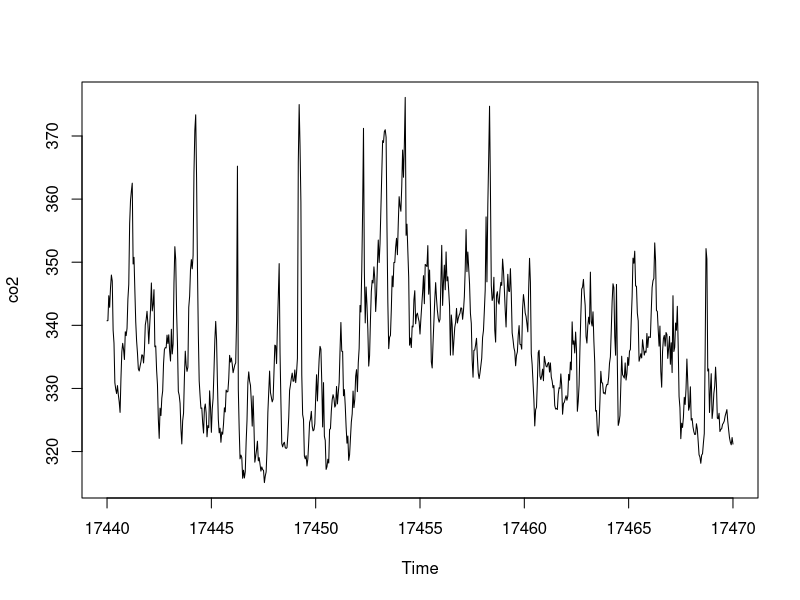
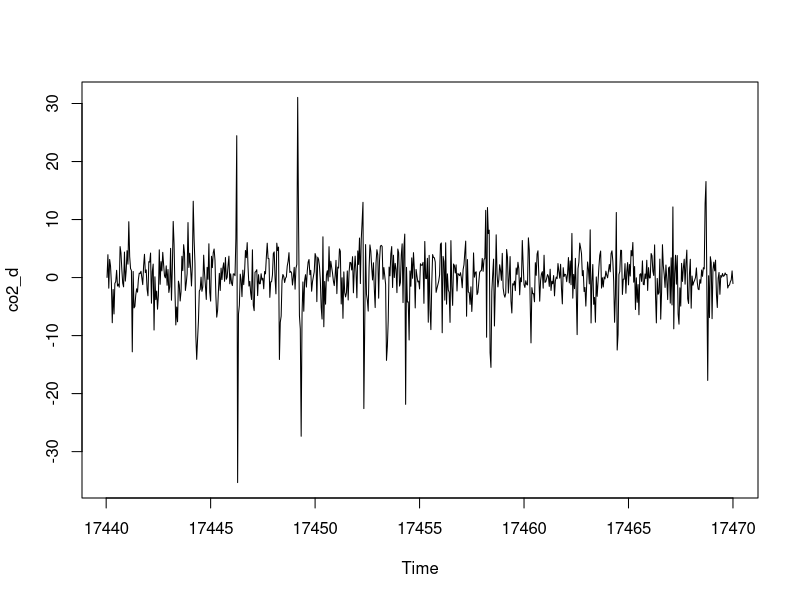
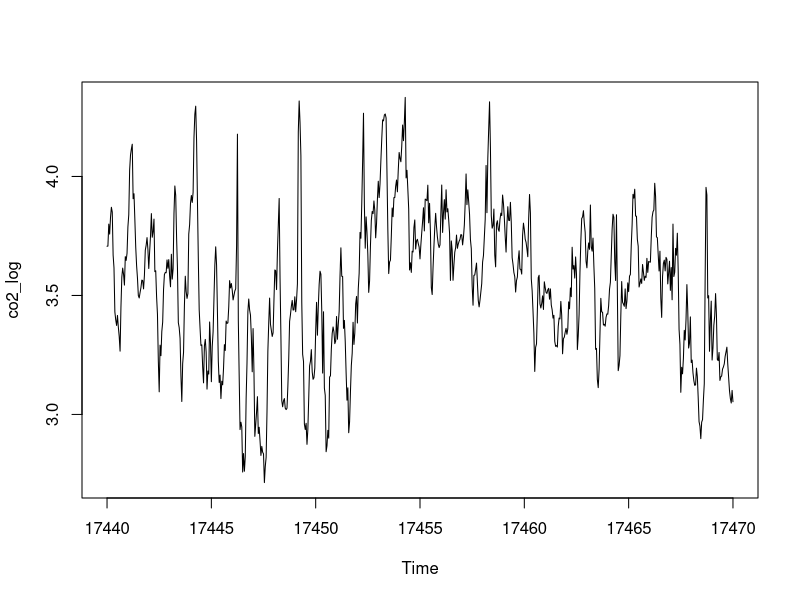
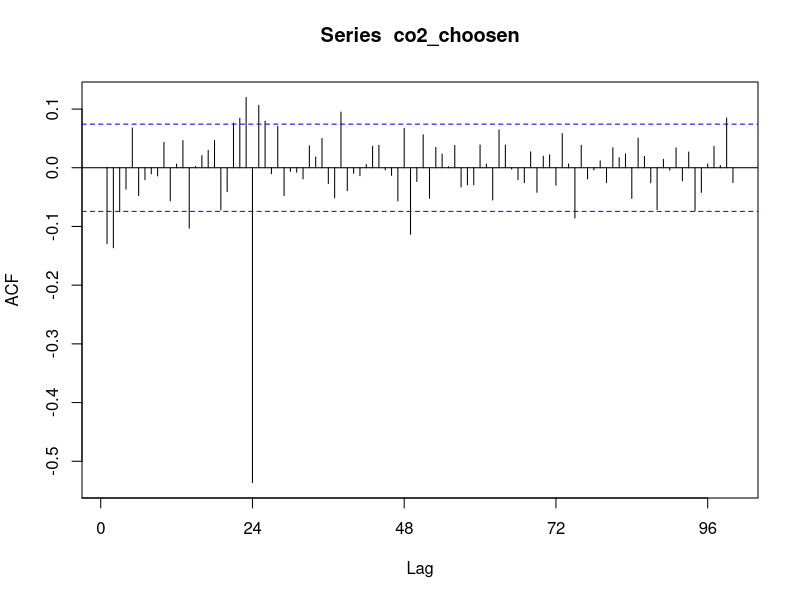
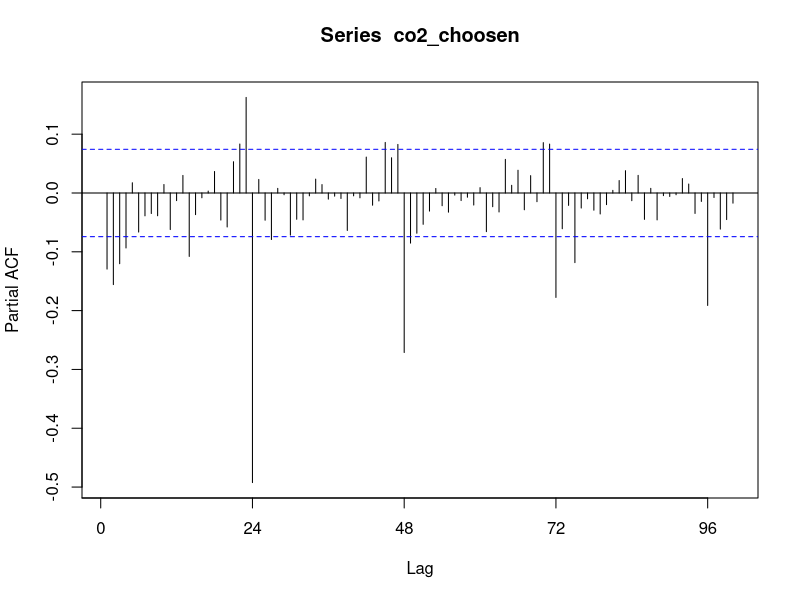
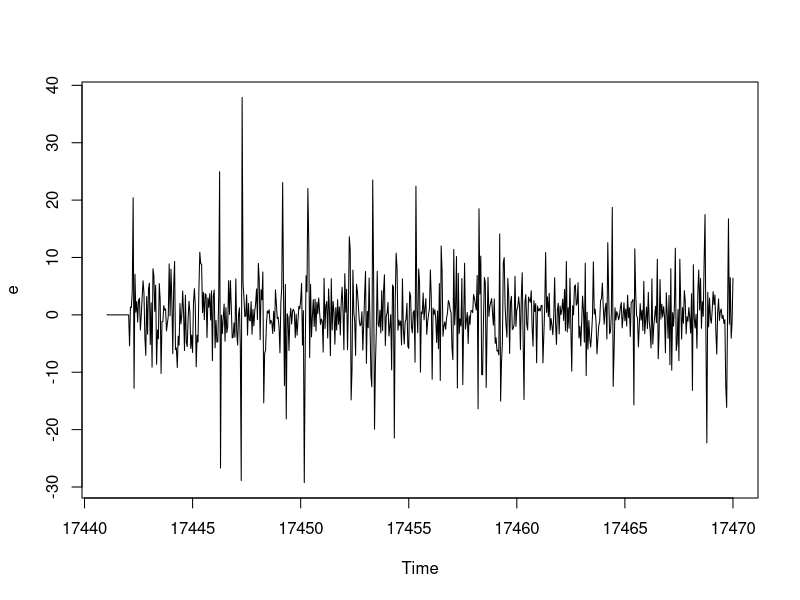
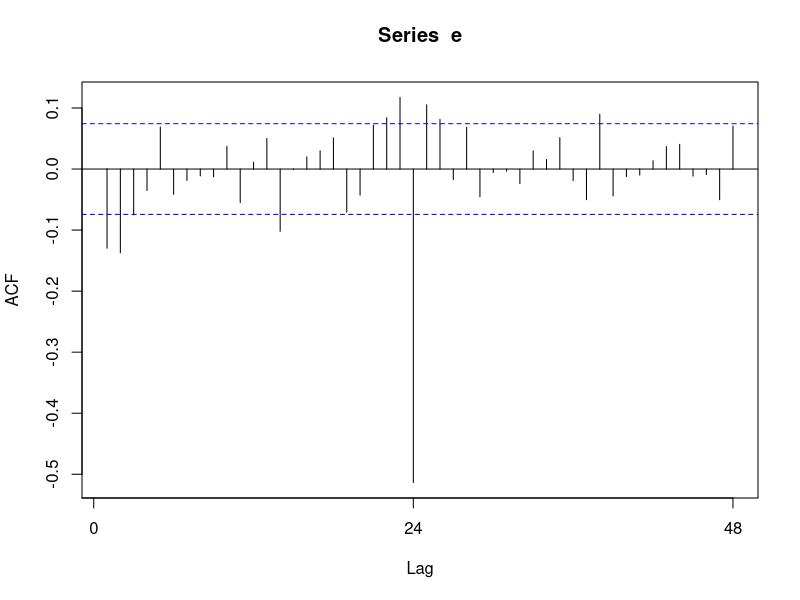
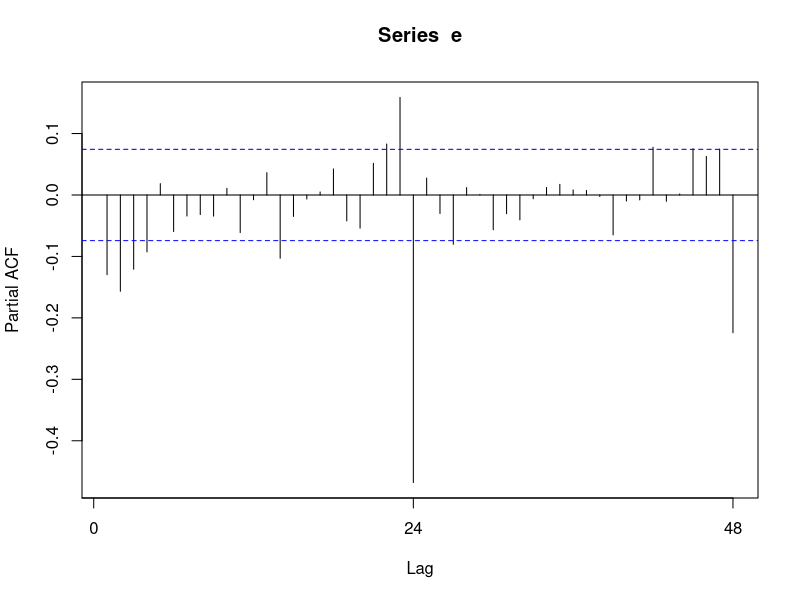

Reproduce these figures in R, in order.
library(forecast)
library(tseries)

ajgr <- read.csv("data/co2_ajgr.csv", header=TRUE, sep=',')
co2 <- ts(ajgr['CO2'], frequency = 24, start = as.Date('2017-10-01 00:00:00'), end = as.Date('2017-10-31 23:00:00'))

plot(co2)

co2_d <- diff(co2)
co2_2d <- diff(diff(co2, lag=24))
co2_log <- log(co2 - 300)

plot(co2_d)
plot(co2_log)

# OUR MODEL
co2_choosen <- co2_2d

Acf(co2_choosen, lag.max = 100)
Pacf(co2_choosen, lag.max = 100)

# => SAR
fit0 <- Arima(co2_choosen, order=c(0, 1, 1), seasonal=list(order=c(0, 1, 1), period=24))
e <- fit0$residuals
plot(e)
Acf(e)
Pacf(e)
cpgram(e)

# Ljung-Box
lbt <- c(); for (h in 3:25) lbt[h] <- Box.test(e,lag=h,type='Ljung-Box',fitdf=2)$p.value
plot(lbt, ylim=c(0,1)); abline(h=0.05,col='blue',lty='dotted')

#par(mar=c(3,3,1.2,0.1),mgp=c(1.5,0.4,0))
#par(mfrow=c(3,1))
#plot(e,main='',ylab='',xlab='Time'); title('Residuals', line=0.3)
#Acf(e,main=''); title('ACF of residuals', line=0.3)
#plot(3:25, lbt[3:25], ylim=c(0,1),xlab='DF', ylab='p value',main=''); abline(h=0.05,col='blue',lty='dotted'); title('p values for Ljung-Box statistic (adjusted DF)', line=0.3)
